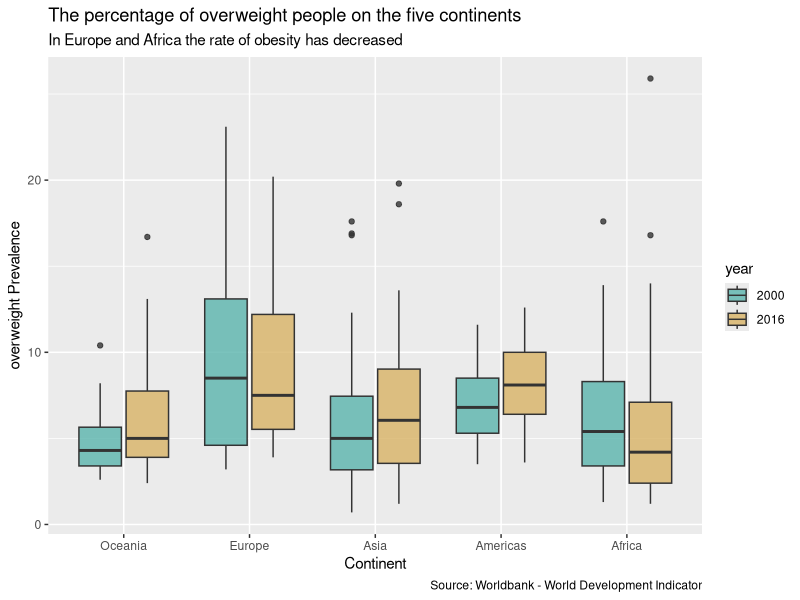

Write R code to recreate this figure.
library(tidyverse)
# Code goes here

world_bank_countries <- read_csv("data/world_bank_countries.csv")

# https://ggplot2tor.com/theme

world_bank_countries %>% 
  filter(year %in% c(2000, 2016)) %>% 
  mutate(
    year = year %>% as_factor,
    continent = continent %>% as_factor %>% 
      fct_relevel("Oceania", "Europe", "Asia", 
                  "Americas", "Africa")) %>%
  ggplot(aes(x = continent, 
             y = overweight,
             fill = year)) + 
  geom_boxplot(width = 0.75, 
               alpha = .8,
               position = position_dodge2(padding = 0.1)) +
  scale_fill_manual(values = c("#5ab4ac", "#d8b365")) +
  scale_y_continuous(name = "overweight Prevalence") +
  scale_x_discrete(name = "Continent") +
  theme(
    # Code goes here
  ) +
  labs(
    title = "The percentage of overweight people on the five continents",
    subtitle = "In Europe and Africa the rate of obesity has decreased",
    caption = "Source: Worldbank - World Development Indicator"
  )
